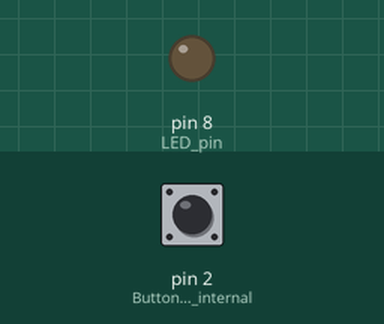
Simulated run of this sketch. Board: Arduino Uno, built with avr-gcc and run on an emulated ATmega328P. Shown: output pins drawn as LEDs (lit = HIGH). Inputs (shaded band) come from the test bench; at power-on: pin 2 (Button_pin_with_internal) HIGH.

Above: at 1.2 s.
1.3 s: pin 2 (Button_pin_with_internal) pulled LOW for 0.15 s
At 2.1 s:
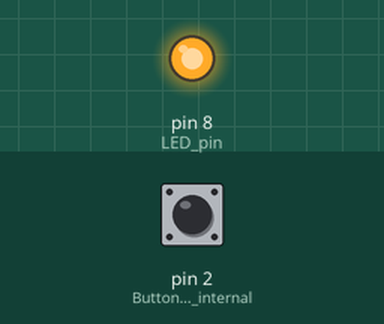
2.9 s: pin 2 (Button_pin_with_internal) pulled LOW for 1 s
At 3.3 s:
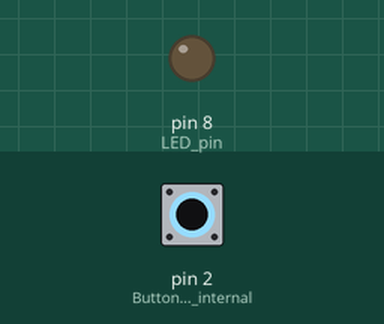
5.4 s: pin 2 (Button_pin_with_internal) pulled LOW for 3.2 s
At 6.4 s:
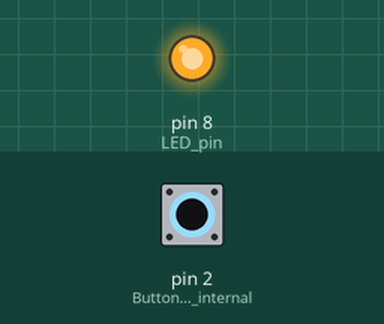
Timing chart, 0 to 8.4 s (numbered marks = the images above; inputs shaded):
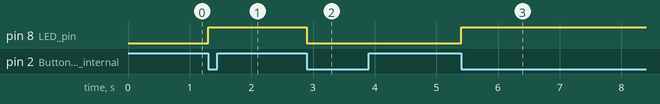

The sketch:

06_interrupt_led_toggle.ino
```cpp
volatile bool ledState = false;  // must be volatile for use in ISR

void setup() {
  pinMode(8, OUTPUT);            // LED pin
  pinMode(2, INPUT_PULLUP);      // Button pin with internal pull-up. The pin reads HIGH normally, and becomes LOW when button is pressed.

  attachInterrupt(digitalPinToInterrupt(2), turnOnLED, FALLING);
  // digitalPinToInterrupt(2) - initialises pin 2 to interrupt
  // turnOnLED - interrupt function to call
  // FALLING - indicates that the interrupt will be executed during falling edge of pwm, i.e when pin2 goes from high to low
  Serial.begin(9600);
}

void loop() {
  if (ledState) {
    digitalWrite(8, HIGH);       // Turn on LED if flag is true
  } else {
    digitalWrite(8, LOW);
  }
}

// ISR (Interrupt Service Routine)
void turnOnLED() {
  ledState = !ledState;
}
```

Measured:
- after the input at 1.3 s, pin 8 (LED_pin): LOW → HIGH at once
- after the input at 2.9 s, pin 8 (LED_pin): HIGH → LOW at once
- after the input at 5.4 s, pin 8 (LED_pin): LOW → HIGH at once
